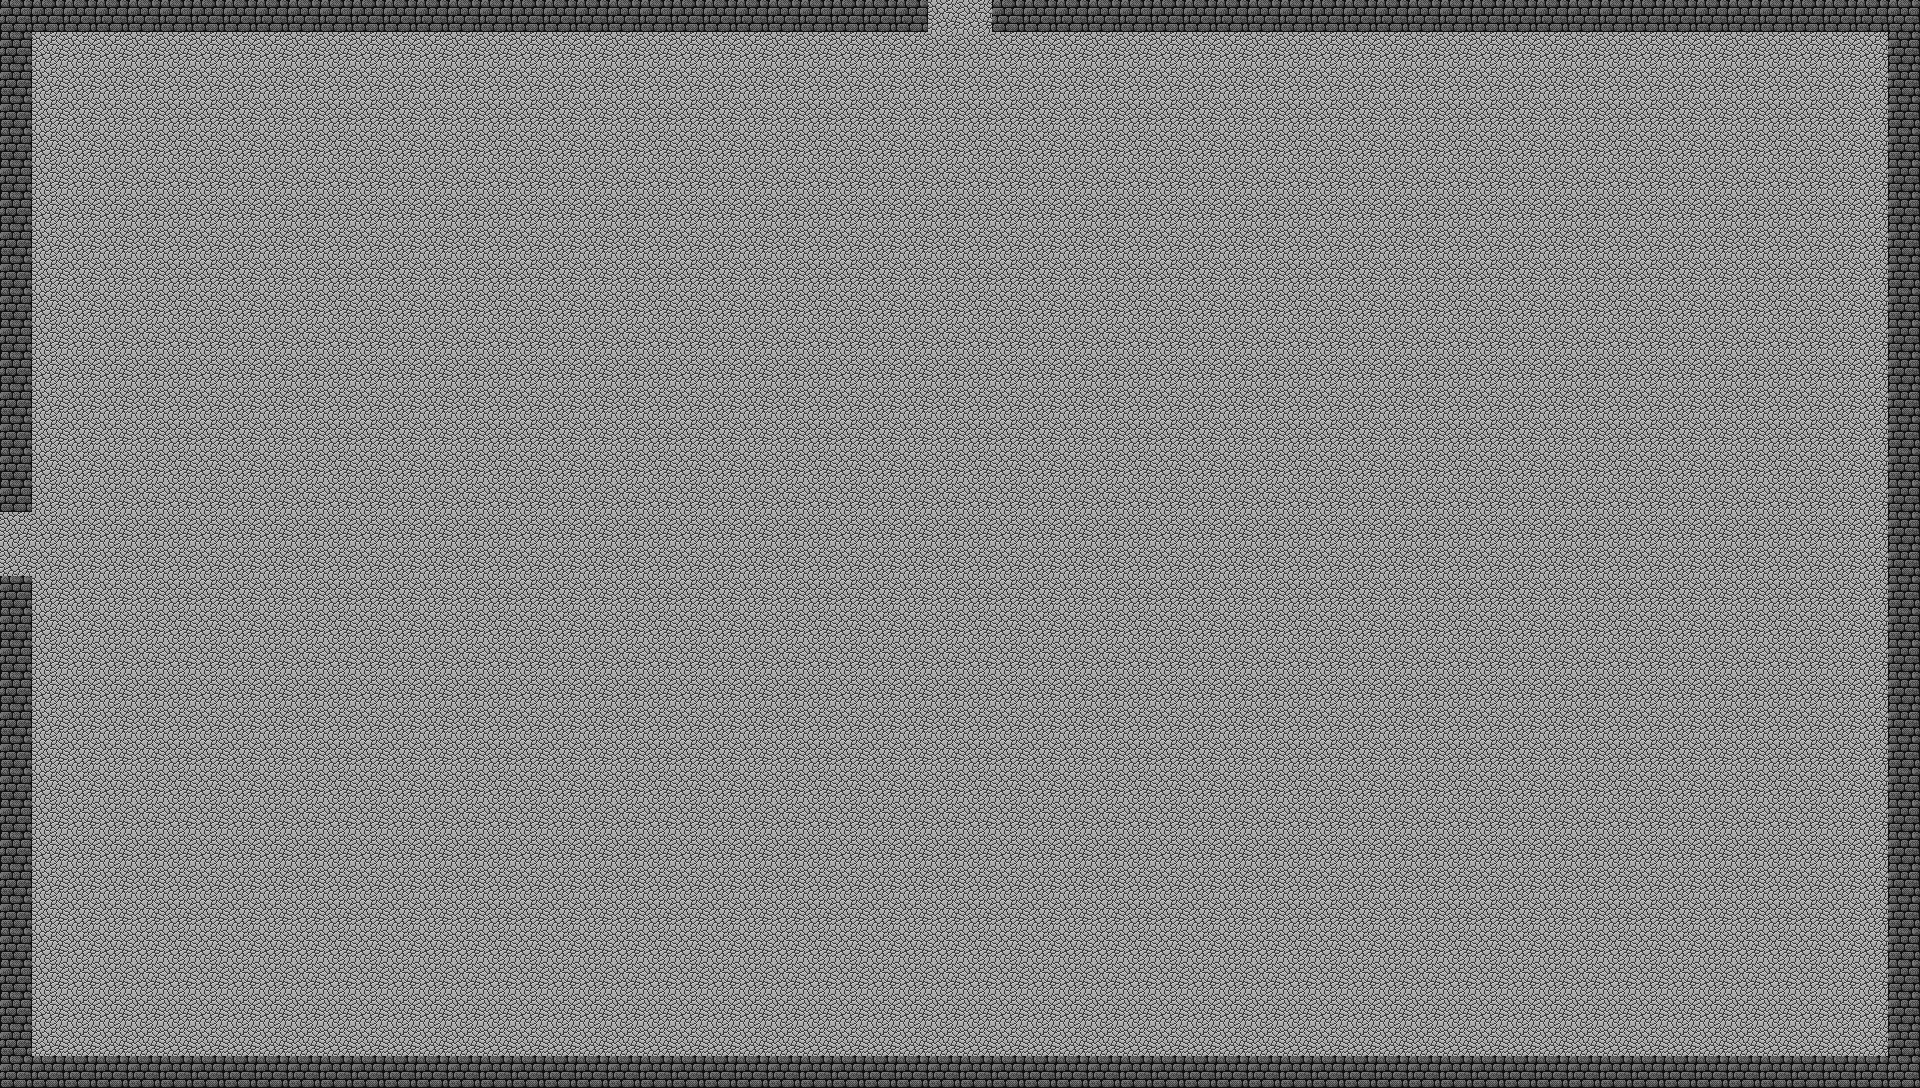

The image is a tile-based game level rendered from a .tmx file. Its description and source (layers, tilesets, objects; grid data summarised) follow:
An orthogonal 60x34 tile map with 32x32 px tiles, 2 tile layers (Base, Decorations), 7 tilesets.

<map version="1.0" orientation="orthogonal" width="60" height="34" tilewidth="32" tileheight="32">
 <tileset firstgid="1" source="../../tilesets/Dungeon 1.tsx" />
 <tileset firstgid="91" source="../../tilesets/Dungeon 2.tsx" />
 <tileset firstgid="235" source="../../tilesets/Dungeon 3.tsx" />
 <tileset firstgid="352" source="../../tilesets/Dungeon 4.tsx" />
 <tileset firstgid="523" source="../../tilesets/Overworld 1.tsx" />
 <tileset firstgid="651" source="../../tilesets/Overworld 2.tsx" />
 <tileset firstgid="787" source="../../tilesets/Overworld 3.tsx" />
 <layer name="Base" width="60" height="34">
  <data>[2040 cells, 2040 non-empty, 1 distinct tile ids]</data>
 </layer>
 <layer name="Decorations" width="60" height="34">
  <data>[2040 cells, 2040 non-empty, 2 distinct tile ids]</data>
 </layer>
 <objectgroup name="Objects" width="60" height="34" />
</map>
